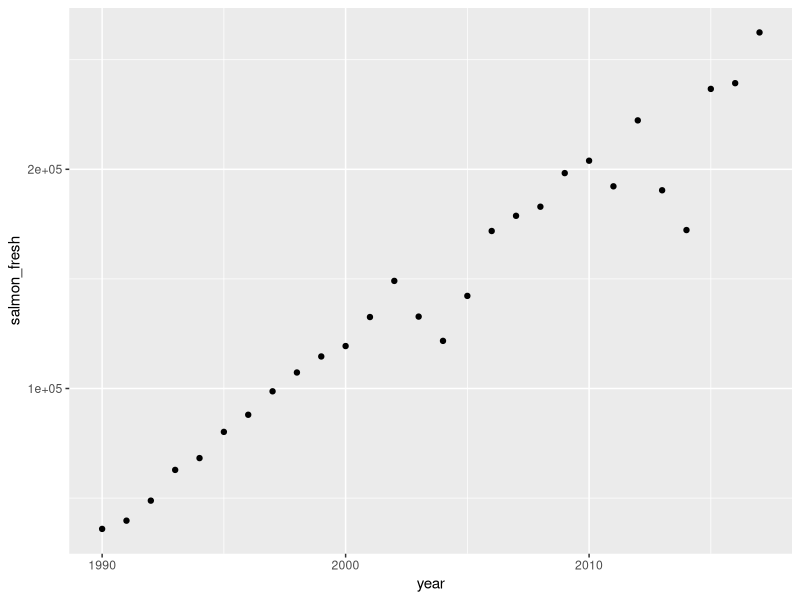
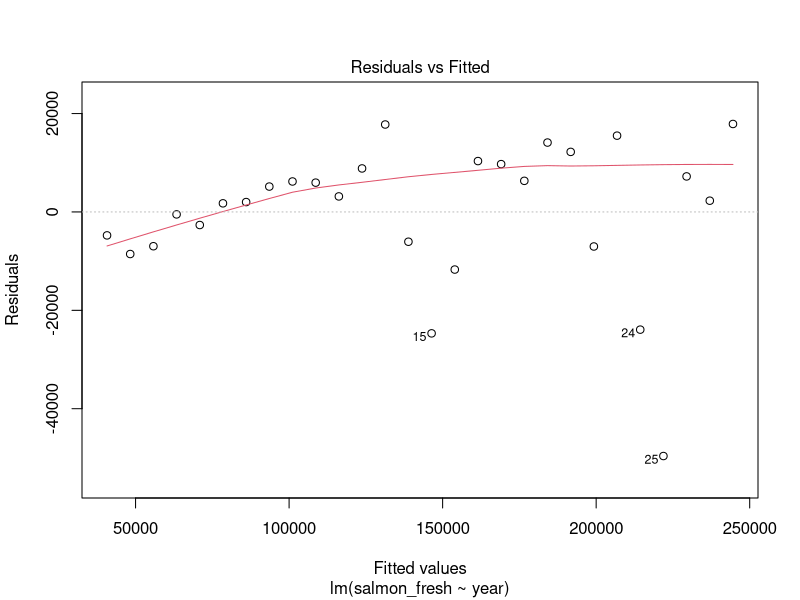
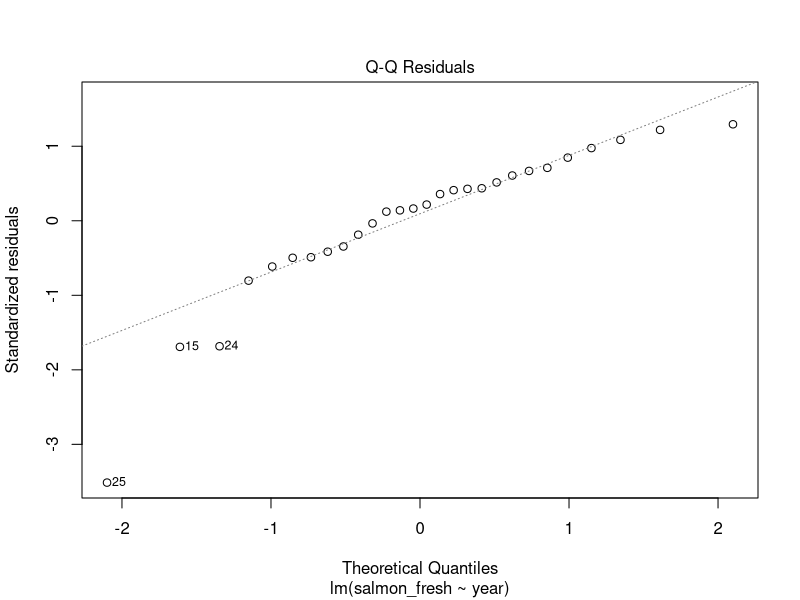
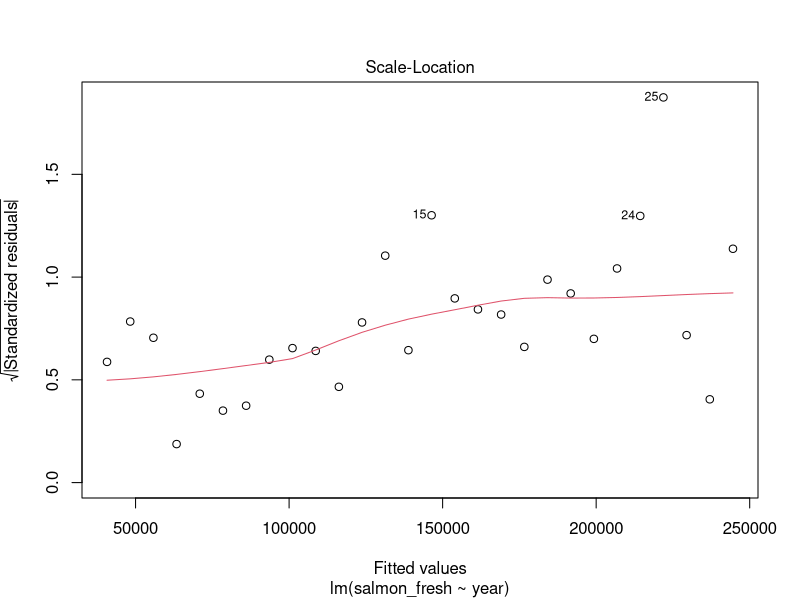
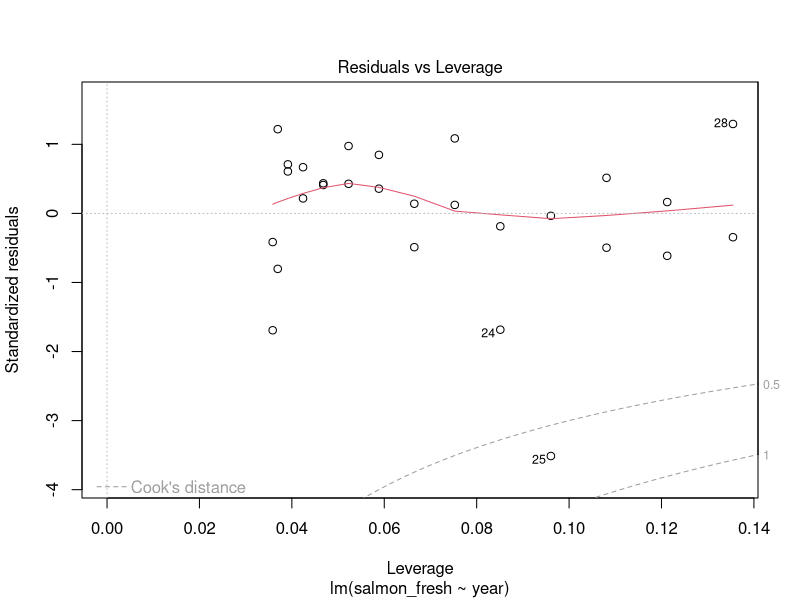
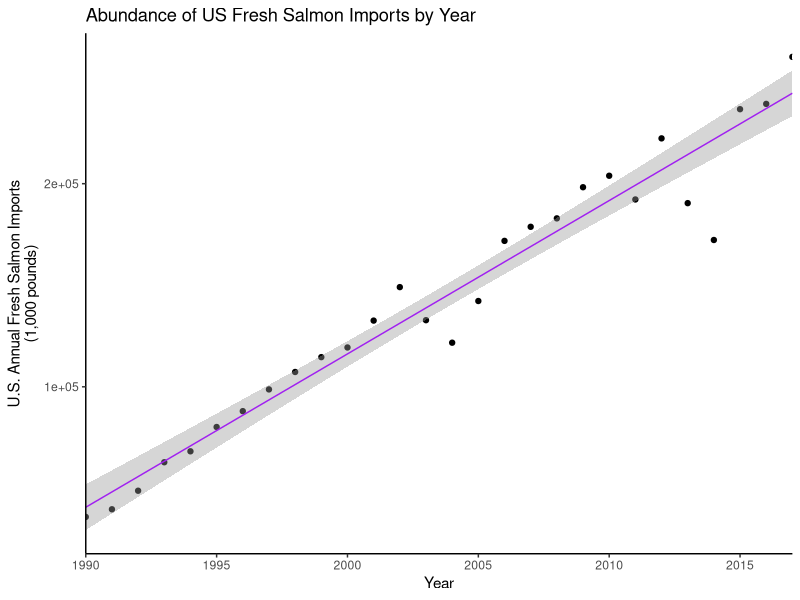

Write R code to recreate these figures, in order.
## ---- chunk 1
knitr::opts_chunk$set(echo = TRUE)
## ---- chunk 2

library(tidyverse)

salmon_imports <- read_csv("salmon_imports_updated.csv")

salmon <- salmon_imports %>% 
  select(year, salmon_fresh)

## ---- chunk 3

salmon_scatter <- ggplot(salmon, aes(x = year, y = salmon_fresh)) +
  geom_point()

salmon_scatter

# Overall, does it look like describing the relationshiop between year and fresh salmon imports using linear regression makes sense? Do you have any concerns about using linear regression to describe the relationship? 

## It seems like there is a linear relationship between year and salmon imports, except for the fact that there are several outliers.


## ---- chunk 4


## a. Perform linear regression to describe the trend in total volume of fresh salmon imported to the U.S. from 1990 - 2017.

salmon_model <- lm(salmon_fresh ~ year, data = salmon)

## b. Call the model name to see the intercept and slope for the model. Recall: y = β0 + β1x + e (linear components + error term)


salmon_model

#intercept: -14982940 , year 7550

# intercept = y-intercept
# year = slope

summary(salmon_model)

## c. Write out the model equation, including the actual variables and coefficients instead of β and x/y. For example (these are not the actual model coefficients you’ll find): Imports(tons) = −400 + 25(Year)

# b = -14982940 
# m = 7550

# y = 7550x - 14982940 (y = salmon imports)
# Correlation coefficeint = 0.9478 (adjusted R-squared = 0.9458)


## d. Think about the model equation that you found to describe trends in salmon imports. In your markdown document, answer the following in 1-sentence each:
  # • What does the slope mean in the context of this model?
          # Salmon imports are increasing per year

  # • What does the y-intercept mean in the context of this model? Why is          that concerning? What does this mean about extrapolating this model for       past values? 
          # The y-intercept is concerning because it is negative. It makes it             impossible to extrapolate because you can't have negative salmon,             or before year 0. You can't have negative salmon at year zero. 


## ---- chunk 5

# Use plot (model_name) to view model diagnostics in the ‘Plots’ tab (press Enter in the Console to contine to subsequent diagnostic plots). Explore the diagnostic plots to answer the following:
    # • Do residuals appear normally distributed?
          # Yes 
    # • Any concerns about heteroscedasticity or outliers?
          # 

#To view all four diagnostic plots at once (and have them appear in your knitted document), you can use the following:
    # par(mfrow = c(2,2))
    # plot(model_name)

plot(salmon_model)

## ---- chunk 6

## Use summary (model_name) to see the detailed model information, including model fit information (e.g. R2 and coefficient standard errors) and statistics. 
## See the lecture materials to interpret each component. Answer the following:
    # • Does year significantly predict salmon imports?
              # YES
    # • What does the R2 value actually mean in words?
              # The fraction of variance in y that is explained by x. Tells us how much                      variance in y is explained by x 
    # • What proportion of the variance in salmon imports is NOT explained by year?
              # 5 % 

summary(salmon_model)

# H0 - There is no significant correlation between year and salmon imports
# HA - There IS a significant correlation between year and salmon imports 

## ---- chunk 7

#See the example code below to create a final graph of the linear regression model with the original data, model and 95% confidence interval for predictions.
# The code and graph shown below are created with:
    # • An original data frame called ‘salmon’
    # • . . . which contains x and y variables ‘year’ and ‘salmon_fresh’
    # • . . . for which a linear model was found, called ‘salmon_model’
# If your data frame, columns, or model name differ, you’ll need to update accordingly.
# You should know what each component and argument of this graphics code actually does. Explore (i.e. Google) geom_smooth() to better understand what the plotted CI ribbon actually means, and to see other alternatives within the geom.

# Area within the ribbon is the 95% confidence interval

salmon_final_graph <- ggplot(salmon, aes(x = year, y = salmon_fresh)) +
geom_point() +
geom_smooth(method = lm, se = TRUE, size = 0.5, color = "purple") +
theme_bw() +
scale_x_continuous(expand = c(0,0), limits = c(1990, 2017)) +
labs(x = "Year", y = "U.S. Annual Fresh Salmon Imports\n(1,000 pounds)")+
ggtitle( "Abundance of US Fresh Salmon Imports by Year")+
theme_classic()

salmon_final_graph

## ---- chunk 8

new_years <- data.frame (year = c(2022, 2024, 2026, 2028))

future_predict <- predict(salmon_model, newdata = new_years, interval = "confidence")
future_predict


predictions <- data.frame(new_years, future_predict)
predictions


# fit = model fit
# lwr = lower bound
# upr = upper bound

## ---- chunk 9

# Use the cor.test() function to find Pearson’s r for the linear relationship described between year and salmon imports.
#See ?cor.test to view R documentation in the ‘Help’ window. Notice that the default correlation is Pearson’s r
# Generally, if you’re trying to explore the correlation between variable_1 and variable_2 in data frame ‘df’, the function syntax is as follows: test_name <- cor.test(df$variable_1, df$variable_2)

salmon_pr <- cor.test(salmon$year, salmon$salmon_fresh)
salmon_pr
    
    # a. Calculate Pearson’s r for the year vs. salmon imports linear trend.
            # 0.9735387

    # b. In words: Would you describe this as a weak/strong negative/positive correlation?
            # Strong positive correlation



